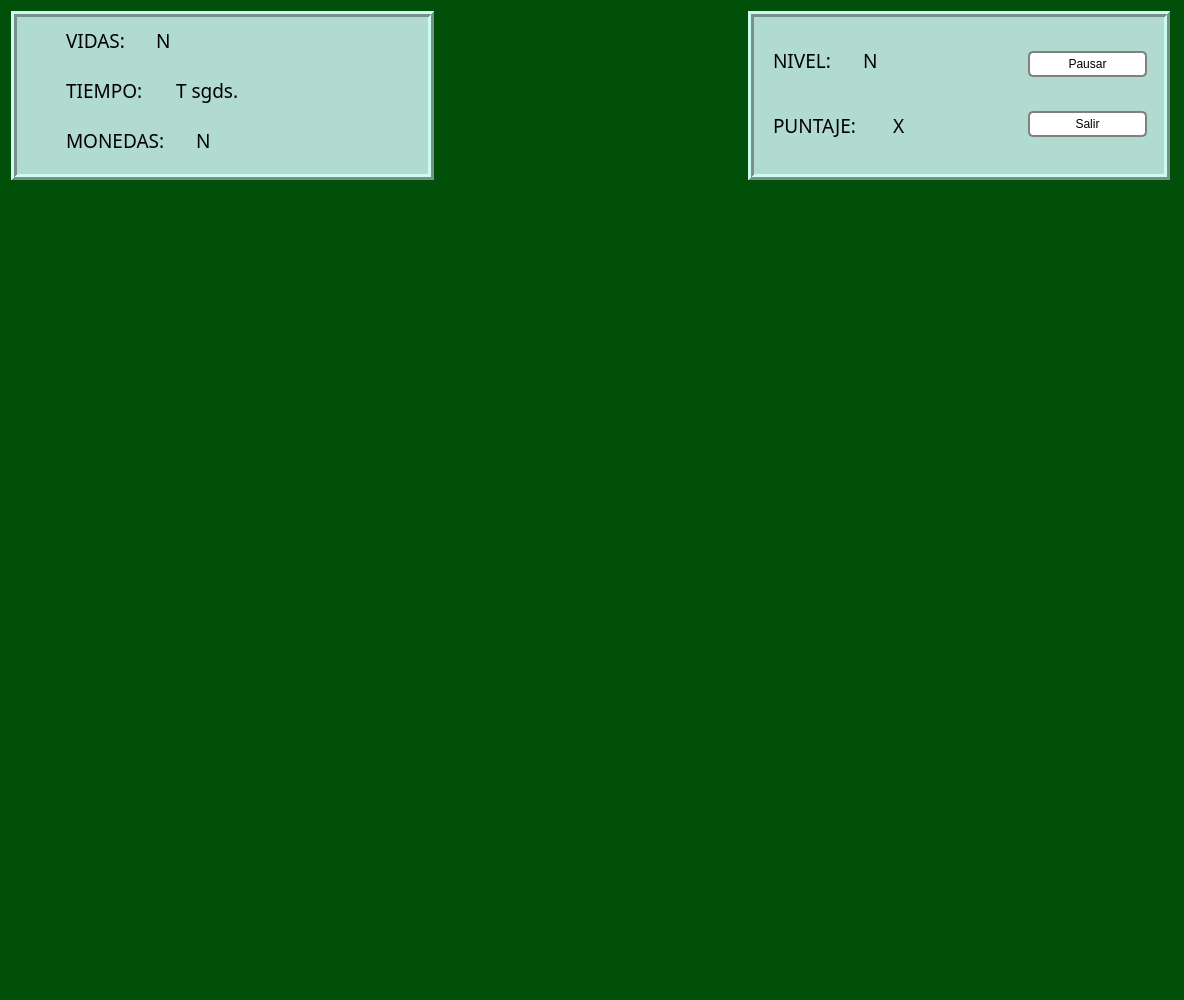
<?xml version="1.0" encoding="UTF-8"?>
<ui version="4.0">
 <class>DCCrossyFrog</class>
 <widget class="QMainWindow" name="DCCrossyFrog">
  <property name="geometry">
   <rect>
    <x>0</x>
    <y>0</y>
    <width>1184</width>
    <height>1000</height>
   </rect>
  </property>
  <property name="windowTitle">
   <string>MainWindow</string>
  </property>
  <property name="styleSheet">
   <string notr="true">background-color: #005009;</string>
  </property>
  <widget class="QWidget" name="centralwidget">
   <widget class="QWidget" name="horizontalLayoutWidget">
    <property name="geometry">
     <rect>
      <x>10</x>
      <y>10</y>
      <width>1161</width>
      <height>171</height>
     </rect>
    </property>
    <layout class="QHBoxLayout" name="top_hbox">
     <item>
      <widget class="QFrame" name="frame_izq">
       <property name="styleSheet">
        <string notr="true">background-color: #B1DAD1; margin: 1px;</string>
       </property>
       <property name="frameShape">
        <enum>QFrame::Box</enum>
       </property>
       <property name="frameShadow">
        <enum>QFrame::Raised</enum>
       </property>
       <property name="lineWidth">
        <number>3</number>
       </property>
       <widget class="QLabel" name="monedas">
        <property name="geometry">
         <rect>
          <x>50</x>
          <y>110</y>
          <width>141</width>
          <height>41</height>
         </rect>
        </property>
        <property name="font">
         <font>
          <family>Rockwell</family>
          <pointsize>14</pointsize>
         </font>
        </property>
        <property name="text">
         <string>MONEDAS:</string>
        </property>
       </widget>
       <widget class="QLabel" name="vidas">
        <property name="geometry">
         <rect>
          <x>50</x>
          <y>10</y>
          <width>101</width>
          <height>41</height>
         </rect>
        </property>
        <property name="font">
         <font>
          <family>Rockwell</family>
          <pointsize>14</pointsize>
          <weight>50</weight>
          <italic>false</italic>
          <bold>false</bold>
         </font>
        </property>
        <property name="text">
         <string>VIDAS:</string>
        </property>
        <property name="scaledContents">
         <bool>true</bool>
        </property>
       </widget>
       <widget class="QLabel" name="tiempo">
        <property name="geometry">
         <rect>
          <x>50</x>
          <y>60</y>
          <width>111</width>
          <height>41</height>
         </rect>
        </property>
        <property name="font">
         <font>
          <family>Rockwell</family>
          <pointsize>14</pointsize>
         </font>
        </property>
        <property name="text">
         <string>TIEMPO:</string>
        </property>
       </widget>
       <widget class="QLabel" name="casilla_tiempo">
        <property name="geometry">
         <rect>
          <x>160</x>
          <y>60</y>
          <width>231</width>
          <height>41</height>
         </rect>
        </property>
        <property name="font">
         <font>
          <family>Rockwell</family>
          <pointsize>14</pointsize>
         </font>
        </property>
        <property name="text">
         <string>T sgds.</string>
        </property>
       </widget>
       <widget class="QLabel" name="casilla_vidas">
        <property name="geometry">
         <rect>
          <x>140</x>
          <y>10</y>
          <width>251</width>
          <height>41</height>
         </rect>
        </property>
        <property name="font">
         <font>
          <family>Rockwell</family>
          <pointsize>14</pointsize>
         </font>
        </property>
        <property name="text">
         <string>N</string>
        </property>
       </widget>
       <widget class="QLabel" name="casilla_monedas">
        <property name="geometry">
         <rect>
          <x>180</x>
          <y>110</y>
          <width>211</width>
          <height>41</height>
         </rect>
        </property>
        <property name="font">
         <font>
          <family>Rockwell</family>
          <pointsize>14</pointsize>
         </font>
        </property>
        <property name="text">
         <string>N</string>
        </property>
       </widget>
      </widget>
     </item>
     <item>
      <widget class="QLabel" name="logo_label">
       <property name="maximumSize">
        <size>
         <width>300</width>
         <height>160</height>
        </size>
       </property>
       <property name="text">
        <string/>
       </property>
      </widget>
     </item>
     <item>
      <widget class="QFrame" name="frame_der">
       <property name="styleSheet">
        <string notr="true">background-color: #B1DAD1; margin: 1px;</string>
       </property>
       <property name="frameShape">
        <enum>QFrame::Box</enum>
       </property>
       <property name="frameShadow">
        <enum>QFrame::Raised</enum>
       </property>
       <property name="lineWidth">
        <number>3</number>
       </property>
       <widget class="QLabel" name="puntaje">
        <property name="geometry">
         <rect>
          <x>20</x>
          <y>90</y>
          <width>121</width>
          <height>51</height>
         </rect>
        </property>
        <property name="font">
         <font>
          <family>Rockwell</family>
          <pointsize>14</pointsize>
         </font>
        </property>
        <property name="text">
         <string>PUNTAJE:</string>
        </property>
       </widget>
       <widget class="QLabel" name="nivel">
        <property name="geometry">
         <rect>
          <x>20</x>
          <y>30</y>
          <width>91</width>
          <height>41</height>
         </rect>
        </property>
        <property name="font">
         <font>
          <family>Rockwell</family>
          <pointsize>14</pointsize>
         </font>
        </property>
        <property name="text">
         <string>NIVEL:</string>
        </property>
       </widget>
       <widget class="QLabel" name="casilla_nivel">
        <property name="geometry">
         <rect>
          <x>110</x>
          <y>30</y>
          <width>71</width>
          <height>41</height>
         </rect>
        </property>
        <property name="font">
         <font>
          <family>Rockwell</family>
          <pointsize>14</pointsize>
         </font>
        </property>
        <property name="text">
         <string>N</string>
        </property>
       </widget>
       <widget class="QLabel" name="casilla_puntaje">
        <property name="geometry">
         <rect>
          <x>140</x>
          <y>90</y>
          <width>121</width>
          <height>51</height>
         </rect>
        </property>
        <property name="font">
         <font>
          <family>Rockwell</family>
          <pointsize>14</pointsize>
         </font>
        </property>
        <property name="text">
         <string>X</string>
        </property>
       </widget>
       <widget class="QPushButton" name="boton_pausa">
        <property name="geometry">
         <rect>
          <x>280</x>
          <y>40</y>
          <width>121</width>
          <height>28</height>
         </rect>
        </property>
        <property name="styleSheet">
         <string notr="true">background-color: white; border: 2px solid gray; border-radius: 5px; </string>
        </property>
        <property name="text">
         <string>Pausar</string>
        </property>
       </widget>
       <widget class="QPushButton" name="boton_salir">
        <property name="geometry">
         <rect>
          <x>280</x>
          <y>100</y>
          <width>121</width>
          <height>28</height>
         </rect>
        </property>
        <property name="styleSheet">
         <string notr="true">background-color: white; border: 2px solid gray; border-radius: 5px; </string>
        </property>
        <property name="text">
         <string>Salir</string>
        </property>
       </widget>
      </widget>
     </item>
    </layout>
   </widget>
  </widget>
  <widget class="QMenuBar" name="menubar">
   <property name="geometry">
    <rect>
     <x>0</x>
     <y>0</y>
     <width>1184</width>
     <height>26</height>
    </rect>
   </property>
  </widget>
  <widget class="QStatusBar" name="statusbar"/>
 </widget>
 <resources/>
 <connections/>
</ui>
